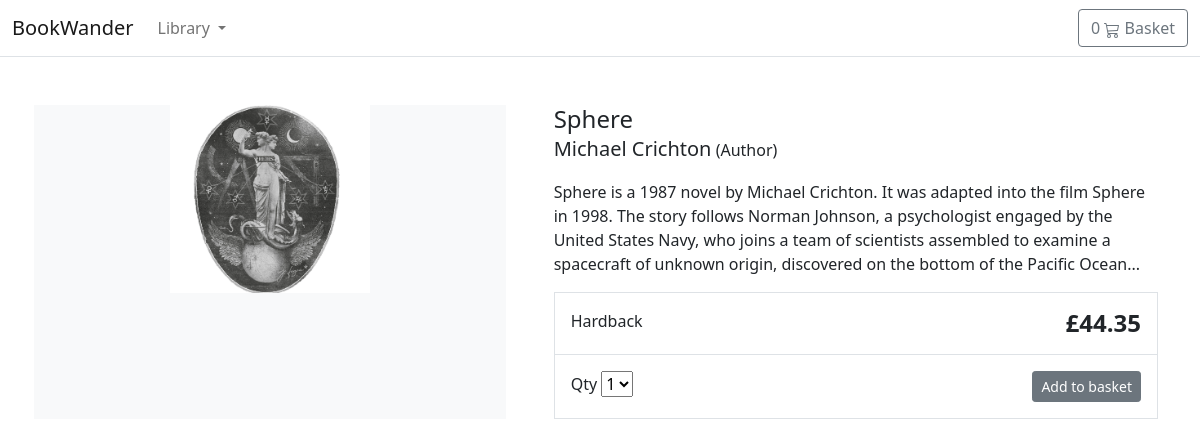
Page /sphere on the committed database.
### Wanderapp/models.py (models this page shows, shortened)
class Book(models.Model):
    book_id = models.AutoField(primary_key=True)
    slug = models.SlugField(max_length=255)
    title = models.CharField(max_length=255)
    author = models.CharField(max_length=255)
    genre_name = models.ForeignKey(Genre, on_delete=models.CASCADE)
    publication_date = models.DateField()
    price = models.DecimalField(max_digits=10, decimal_places=2)
    description = models.TextField()
    cover_image_url = models.ImageField(upload_to='images/', default='images/default.png')
    in_stock = models.BooleanField(default=True)
    books = BookManager()

### Wanderapp/views.py (the view)
# urls.py: path('<slug:slug>', views.book_detail, name='book_detail'),  # path to book detail
def book_detail(request, slug):
    book = get_object_or_404(Book, slug=slug, in_stock=True)
    return render(request, './Wanderapp/books/detail.html', {'book':book})

### Wanderapp/context_processors.py (called while the page is built)
def genres(request):
    return{
        'genres': Genre.objects.all()
    }

### Wanderapp/models.py (called while the page is built)
    def get_queryset(self):
        return super(BookManager, self).get_queryset().filter(in_stock=True)

    def get_absolute_url(self):
        return reverse('wanderapp:genre_list', args=[self.slug])

### basket/basket.py (called while the page is built)
    def __len__(self):
        return sum(item["qty"] for item in self.basket.values())

### basket/context_processors.py (called while the page is built)
def basket(request):
    return {'basket':Basket(request)}

### templates/Wanderapp/books/detail.html (shortened to what this page needs)
{% extends 'Wanderapp/base.html' %}
{% load static %}
{% block content %}
  <div class="container">
    <main class="pt-5">
      <div class="row g-3">
        <div class="col-md-5 col-lg-5 order-md-first bg-light">
          <img class="img-fluid mx-auto d-block" width="200px" alt="Responsive image" src="{{ book.cover_image_url.url }}" />
        </div>
        <div class="col-md-7 col-lg-7 ps-md-3 ps-lg-5">
          <h1 class="mb-0 h4">{{ book.title }}</h1>
          <p>
            <span class="lead">{{ book.author }}</span> (Author)
          </p>
          <p>{{ book.description|slice:':355' }}...</p>
          <div class="border">
            <div class="col border-bottom">
              <div class="row p-3">
                <div class="col-6">Hardback</div>
                <div class="col-6 text-end">
                  <span class="h4 fw-bold">£{{ book.price }}</span>
                </div>
              </div>
            </div>
            <div class="col">
              <div class="row p-3">
                <div class="col-6">
                  <label for="select">Qty</label>
                  <select id="select">
                    <option value="1">1</option>
                  </select>
                </div>
                <div class="col-6 text-end">
<button type="button" id="add-button" value="{{ book.book_id }}" class="btn btn-secondary btn-sm">Add to basket</button>
                </div>
              </div>
            </div>
          </div>
        </div>
      </div>
    </main>
  </div>
{% endblock %}

### rows in the picture
Book: cover_image_url (picture), title "Sphere", author "Michael Crichton", description "Sphere is a 1987 novel by Michael Crichton. It was adapted into the film Sphere in 1998. The story follows Norman Johnson, a psychologist engaged by the United States Navy, who joins a team of scientists assembled to examine a spacecraft of unknown origin, discovered on the bottom of the Pacific Ocean", price "44.35"
